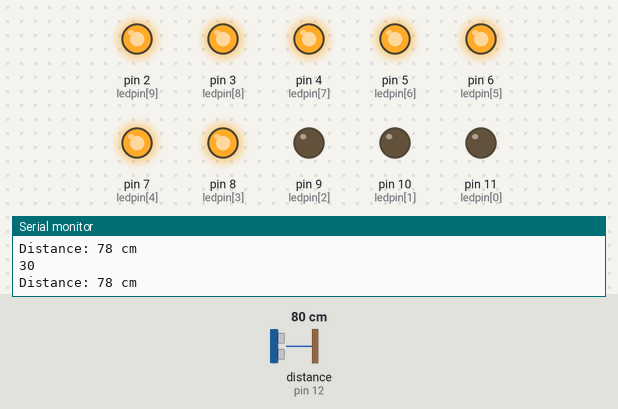
Recording of a sketch running on a simulated Arduino Uno, built with avr-gcc and run on an emulated ATmega328P. On the bench: output pins drawn as LEDs (lit = HIGH), the last lines printed to the serial monitor. Wiring (inferred from the names in the program): ultrasonic range finder: trigger pin 13; echo pin 12. The inputs (shaded band) are chosen by the test bench; at power-on: distance to the obstacle (sensor on pin 12) 80 cm. The echo pulse lasts 58.3 µs per cm; pins used as bus, display or sensor lines are not drawn.

Above: at 1.2 s.
1.3 s: distance to the obstacle (sensor on pin 12) set to 66 cm
4.3 s: distance to the obstacle (sensor on pin 12) set to 59 cm
At 5.0 s:
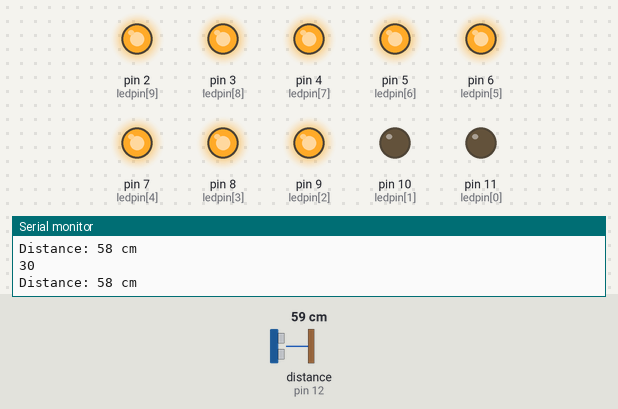
5.8 s: distance to the obstacle (sensor on pin 12) set to 120 cm
At 6.8 s:
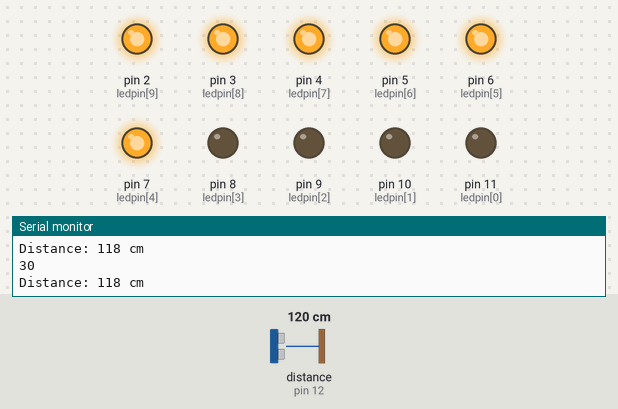
7.3 s: distance to the obstacle (sensor on pin 12) set to 95 cm
10.3 s: distance to the obstacle (sensor on pin 12) set to 87 cm
At 11.5 s:
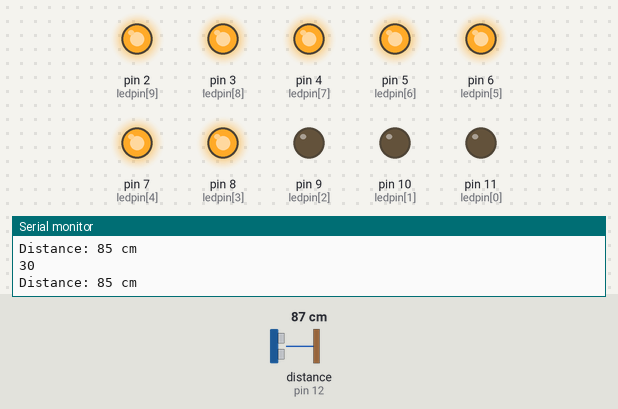
13.3 s: distance to the obstacle (sensor on pin 12) set to 250 cm
At 14.3 s:
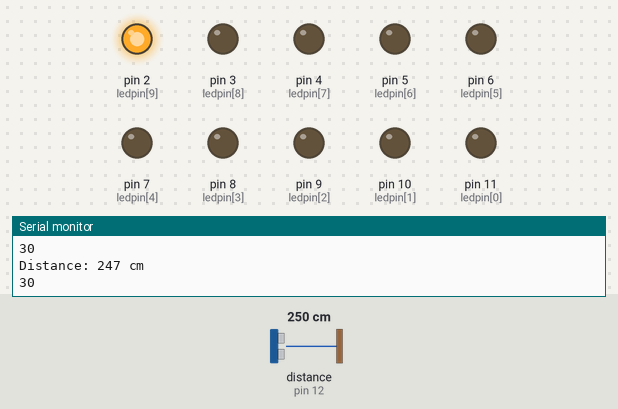
Timing chart, 0 to 15.8 s (numbered marks = the images above; inputs shaded):
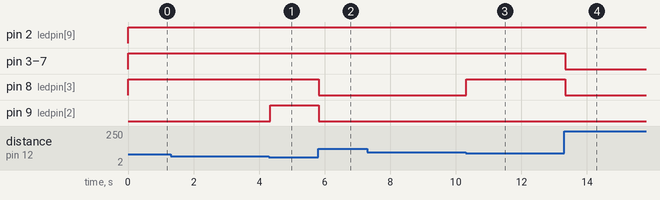

The sketch:

led_sonar_.ino
```cpp
#define echoPin 12 // attach pin D12 Arduino to pin Echo
#define trigPin 13 //attach pin D13 Arduino to pin Trig
int ledpin[] = {11,10,9,8,7,6,5,4,3,2}; //connect leds to these pins 11,10,9,8,7,6,5,4,3,2
int noofleds = 10;//enter the no of leds
int range = 300;//enter the range of sensor use minimum 20 maximum 300
long duration; // variable for the duration of sound wave travel !dont change
int distance; // variable for the distance measurement !dont change

void setup() {
  pinMode(trigPin, OUTPUT); // Sets the trigPin as an OUTPUT
  pinMode(echoPin, INPUT); // Sets the echoPin as an INPUT
  Serial.begin(9600); // // Serial Communication is starting with 9600 of baudrate speed
  Serial.println("started"); // print some text in Serial Monitor
 for(int i=0;i<=noofleds;i++){
    pinMode(ledpin[i],OUTPUT);
  }

  Serial.println("All ok");
}


void loop() {
  // Clears the trigPin condition
  digitalWrite(trigPin, LOW);
  delayMicroseconds(2);
  // Sets the trigPin HIGH (ACTIVE) for 10 microseconds
  digitalWrite(trigPin, HIGH);
  delayMicroseconds(10);
  digitalWrite(trigPin, LOW);
  // Reads the echoPin, returns the sound wave travel time in microseconds
  duration = pulseIn(echoPin, HIGH);
  // Calculating the distance
  distance = duration * 0.034 / 2; // Speed of sound wave divided by 2 (go and back)
  // Displays the distance on the Serial Monitor
  Serial.print("Distance: ");
  Serial.print(distance);
  Serial.println(" cm");
  int vali = range/noofleds;

  for(int i = 0;i<=noofleds-1;i++){
    if(distance<=i*vali){
      digitalWrite(ledpin[i],HIGH);
    }
    else{
      digitalWrite(ledpin[i], LOW);
   }

  }

  //gitalWrite(ledpin[1],LOW);
   Serial.println(vali);

}
```

Measured:
- the behaviour switches between 62 and 61 cm on distance to the obstacle (sensor on pin 12) (found by bisection; images 0 and 1)
- the behaviour switches between 93 and 92 cm on distance to the obstacle (sensor on pin 12) (found by bisection; images 2 and 3)
- after the input at 4.3 s, pin 9 (ledpin[2]): LOW → HIGH at once
- after the input at 5.8 s, pin 8 (ledpin[3]), pin 9 (ledpin[2]): HIGH → LOW at once
- after the input at 10.3 s, pin 8 (ledpin[3]): LOW → HIGH at once
- after the input at 13.3 s, pin 3 (ledpin[8]), pin 4 (ledpin[7]), pin 5 (ledpin[6]), pin 6 (ledpin[5]), pin 7 (ledpin[4]), pin 8 (ledpin[3]): HIGH → LOW at once
